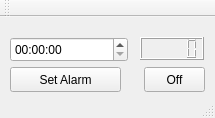
<?xml version="1.0" encoding="UTF-8"?>
<ui version="4.0">
 <class>MainWindow</class>
 <widget class="QMainWindow" name="MainWindow">
  <property name="geometry">
   <rect>
    <x>0</x>
    <y>0</y>
    <width>215</width>
    <height>118</height>
   </rect>
  </property>
  <property name="windowTitle">
   <string>Alarm clock</string>
  </property>
  <widget class="QWidget" name="centralWidget">
   <widget class="QPushButton" name="btnSetAlarm">
    <property name="geometry">
     <rect>
      <x>10</x>
      <y>50</y>
      <width>111</width>
      <height>25</height>
     </rect>
    </property>
    <property name="text">
     <string>Set Alarm</string>
    </property>
   </widget>
   <widget class="QTimeEdit" name="timeEdit">
    <property name="geometry">
     <rect>
      <x>10</x>
      <y>20</y>
      <width>118</width>
      <height>25</height>
     </rect>
    </property>
   </widget>
   <widget class="QLCDNumber" name="lcdNumber">
    <property name="geometry">
     <rect>
      <x>140</x>
      <y>20</y>
      <width>64</width>
      <height>23</height>
     </rect>
    </property>
    <property name="font">
     <font>
      <weight>75</weight>
      <bold>true</bold>
     </font>
    </property>
    <property name="layoutDirection">
     <enum>Qt::LeftToRight</enum>
    </property>
   </widget>
   <widget class="QPushButton" name="btnOff">
    <property name="geometry">
     <rect>
      <x>144</x>
      <y>50</y>
      <width>61</width>
      <height>25</height>
     </rect>
    </property>
    <property name="text">
     <string>Off</string>
    </property>
   </widget>
  </widget>
  <widget class="QMenuBar" name="menuBar">
   <property name="geometry">
    <rect>
     <x>0</x>
     <y>0</y>
     <width>215</width>
     <height>21</height>
    </rect>
   </property>
  </widget>
  <widget class="QToolBar" name="mainToolBar">
   <attribute name="toolBarArea">
    <enum>TopToolBarArea</enum>
   </attribute>
   <attribute name="toolBarBreak">
    <bool>false</bool>
   </attribute>
  </widget>
  <widget class="QStatusBar" name="statusBar"/>
 </widget>
 <layoutdefault spacing="6" margin="11"/>
 <resources/>
 <connections/>
</ui>
